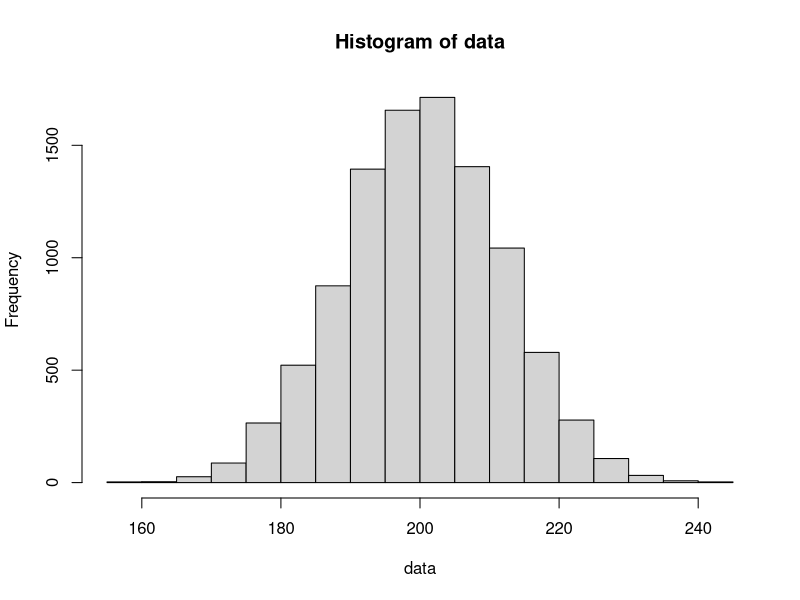

The R source for this figure: (Note: this script raises an error after producing the figure.)

#### Problem 1c. ####

meanrow <- function(matrix) {
  matrix <- apply(matrix, 2, mean)
  return(matrix)
}

n = 1e4
population = c(1:400)
data = replicate(n, sample(population, 100, replace=TRUE))
data = meanrow(data)
hist(data)
sd(data)
mean(data)
#################################
# Problem 2
#################################
A = c(-.1, 1.5, -.6, -1.4,
      -1.2, -0.5, 1.0, -1.5,
      0.1, 0.5, -0.5, -2.0)
A = matrix(A, nrow=3, byrow=TRUE)
t(A)
B = A %*% t(A)
C = t(A) %*% A

install.packages("MASS")
library(MASS)
solve(B)
ginv(B)
solve(C)
ginv(C)

# The matrix C is singular. Check that the determinant is nearly zero.
det(C)

row.median = apply(A, 1, median)
column.std = apply(A, 2, sd)

#########
# Problem 3

data <- read.table("sleep.txt", header=T)
y <- data$NonD
length(y)
sum(!is.na(y))

# 3b
w = na.omit(y)
w = y[!is.na(y)]

# 3c
sleep17 = data[,1:7]
apply(na.omit(sleep17), 2, mean) # ignoring nan
apply(sleep17, 2, mean) # including nan

# 3d
sleep35 = data[,3:5]
boxplot(sleep35, main = "Box Plot of the Sleep Data")

# 3e
tapply(data$Sleep, data$Danger, mean, na.rm = T)


sumdice <- function(n) {
  dice = sample(1:6, n, replace=TRUE)
  return(sum(dice))
}

# 4a
v <- sample(1:6, 10000*100, replace=TRUE)

# 4b
vmat <- matrix(v, nrow=10000, ncol=100)

# 4c
row.sum <- rowSums(vmat)

# 4d
mean(row.sum)
var(row.sum)

# 4e
hist(row.sum, freq=F, breaks="Scott", main="Histogram of X", xlab="sum")


